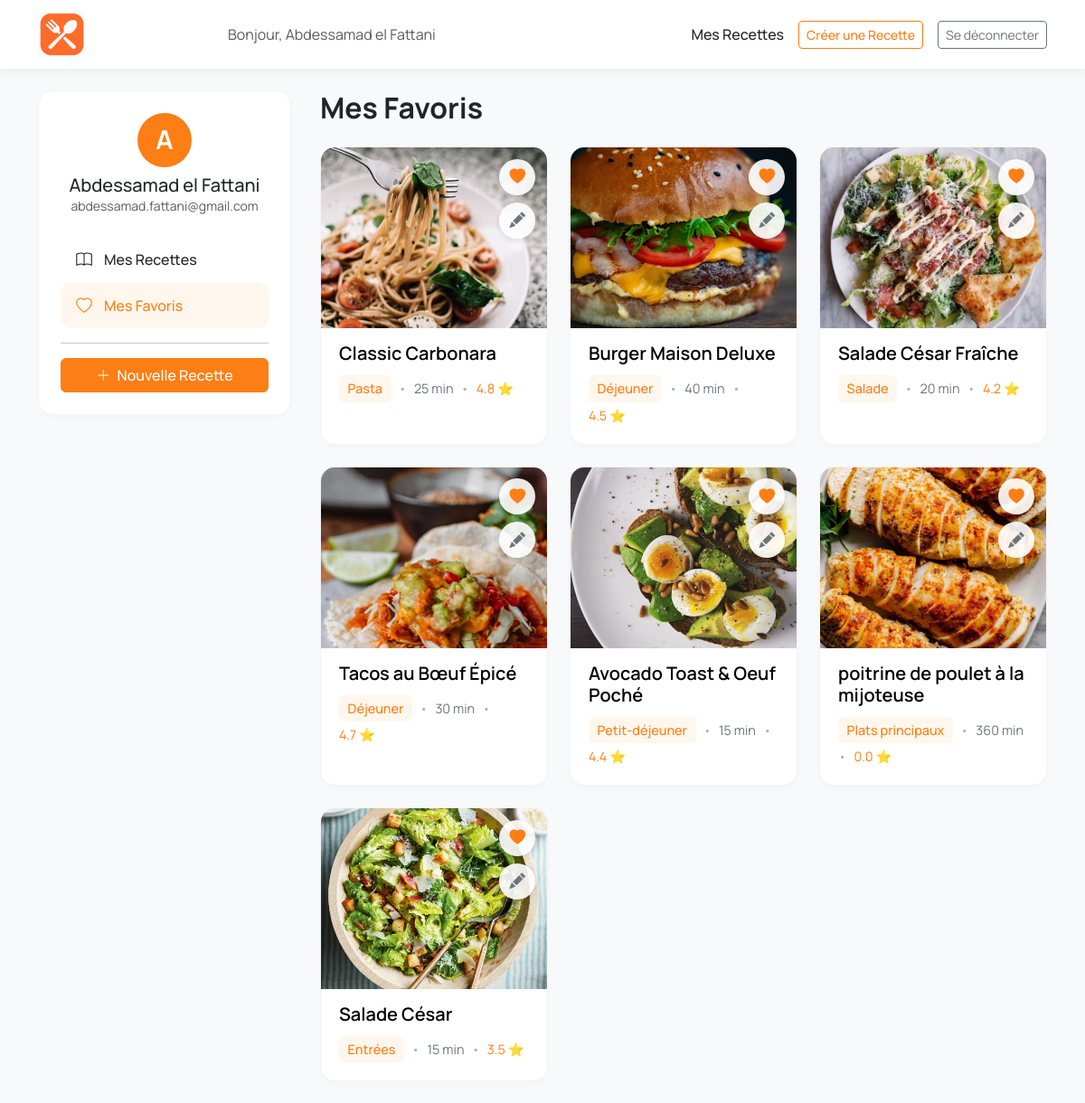
The page /accounts/my-favorites/ (signed in) on the database its author committed.
### recettes/models.py (models this page shows, shortened)
class Recipe(models.Model):
    title = models.CharField(max_length=200)
    description = models.TextField()
    instructions = models.TextField(default='', blank=True)
    preparation_time = models.PositiveIntegerField(default=0)
    category = models.ForeignKey(Category, on_delete=models.CASCADE)
    ingredients = models.ManyToManyField(Ingredient)  # SIMPLE SANS through
    author = models.ForeignKey(User, on_delete=models.CASCADE)
    rating = models.FloatField(default=0)
    created_at = models.DateTimeField(auto_now_add=True)
    image = models.ImageField(upload_to='recipes/', blank=True, null=True)
    favorited_by = models.ManyToManyField(User,related_name='favorite_recipes',blank=True)

class Category(models.Model):
    name = models.CharField(max_length=100)

### accounts/views.py (the view)
# urls.py: path('my-favorites/', views.my_favorites, name='my_favorites'),
@login_required
def my_favorites(request):
    recipes = request.user.favorite_recipes.all()
    context = {
        'recipes': recipes,
        'page_title': "Mes Favoris",
        'view_mode': 'favorites',
    }
    return render(request, 'my_recipes.html', context)

### templates/my_recipes.html (shortened to what this page needs)
{% extends 'base.html' %}
{% load static %}
{% block content %}
<div class="my-recipes-layout">
    <aside class="sidebar-nav-wrapper">
        <a href="{% url 'accounts:edit_profile' %}" class="text-center mb-4 d-block text-decoration-none sidebar-profile-link">
            <div class="mx-auto mb-2 sidebar-avatar">
                {{ user.username|first|upper }}
            </div>
            <h5 class="card-title mb-0 text-dark">{{ user.username }}</h5>
            {% if user.email %}
                <p class="card-text text-muted small">{{ user.email }}</p>
            {% endif %}
        </a>
        <div class="sidebar-nav">
            <div class="nav flex-column nav-pills" role="tablist" aria-orientation="vertical">
                <a href="{% url 'accounts:my_recipes' %}" class="nav-link {% if view_mode == 'recipes' %}active{% endif %}" role="tab">
                    <i class="bi bi-book"></i>
                    <span>Mes Recettes</span>
                </a>
                <a href="{% url 'accounts:my_favorites' %}" class="nav-link {% if view_mode == 'favorites' %}active{% endif %}" role="tab">
                    <i class="bi bi-heart"></i>
                    <span>Mes Favoris</span>
                </a>
                <hr class="my-3">
                <a href="{% url 'create_recipe' %}" class="btn btn-orange w-100">
                    <i class="bi bi-plus-lg me-1"></i> Nouvelle Recette
                </a>
            </div>
        </div>
    </aside>
    <main class="recipe-content-wrapper">
        <h2 class="mb-4" style="font-weight: 700;">{{ page_title }}</h2>
        {% if recipes %}
            <div class="row">
                {% for recipe in recipes %}
                    <div class="col-lg-6 col-xl-4 mb-4">
                        <div class="card recipe-card h-100">
                            <div class="recipe-card-img-wrapper">
                                {% if recipe.image %}
                                    <img src="{{ recipe.image.url }}" class="recipe-card-img" alt="{{ recipe.title }}">
                                {% else %}
                                    <div class="recipe-card-img bg-secondary d-flex align-items-center justify-content-center">
                                        <span>🍳 Pas d'image</span>
                                    </div>
                                {% endif %}
                                {% if user.is_authenticated %}
                                    <button class="card-action-btn favorite-btn {% if user in recipe.favorited_by.all %}favorited{% endif %}"
                                            data-recipe-id="{{ recipe.id }}"
                                            title="Ajouter aux favoris">
                                        <i class="bi bi-heart-fill"></i>
                                    </button>
                                {% endif %}
                                <a href="{% url 'edit_recipe' recipe.id %}" class="card-action-btn edit-btn"
                                   title="Modifier la recette">
                                    <i class="bi bi-pencil-fill"></i>
                                </a>
                            </div>
                            <div class="card-body">
                                <h5 class="card-title">
                                    <a href="{% url 'recipe_detail' recipe.id %}" class="stretched-link text-decoration-none" style="color: black">
                                        {{ recipe.title }}
                                    </a>
                                </h5>
                                <div class="recipe-meta-text">
                                    <span class="category-tag">{{ recipe.category.name }}</span>
                                    <span class="dot-separator">•</span>
                                    <span>{{ recipe.preparation_time }} min</span>
                                    <span class="dot-separator">•</span>
                                    <span class="rating-stars">
                                        {{ recipe.rating|floatformat:1 }} ⭐
                                    </span>
                                </div>
                            </div>
                        </div>
                    </div>
                {% endfor %}
            </div>
        {% endif %}
    </main>
</div>
{% endblock %}

### templates/base.html (shortened to what this page needs)
{% load static %}
<!DOCTYPE html>
<html lang="fr">
<head>
    <link href="https://cdn.jsdelivr.net/npm/bootstrap@5.3.3/dist/css/bootstrap.min.css" rel="stylesheet">
    <link href="https://cdn.jsdelivr.net/npm/bootstrap-icons@1.10.5/font/bootstrap-icons.css" rel="stylesheet">
</head>
<body class="bg-light">
<nav class="navbar navbar-expand-lg navbar-custom">
  <div class="container-xl">
    <a class="navbar-brand" href="{% url 'home' %}">
        <img src="/media/logo/logo-forchette.jpg" alt="" class="navbar-logo-img">
    </a>
    {% if user.is_authenticated %}
        <span class="navbar-text mx-auto">Bonjour, {{ user.username }}</span>
    {% endif %}
    <div class="d-flex align-items-center ms-auto"> {% if user.is_authenticated %}
            <a href="{% url 'accounts:my_recipes' %}" class="nav-link me-3">Mes Recettes</a>
            <a href="{% url 'create_recipe' %}" class="btn btn-outline-orange btn-sm me-3">Créer une Recette</a>
            <a href="{% url 'accounts:logout' %}" class="btn btn-outline-secondary btn-sm">Se déconnecter</a>
        {% else %}
            <a href="{% url 'accounts:login' %}" class="btn btn-outline-secondary me-2">Connexion</a>
            <a href="{% url 'accounts:register' %}" class="btn btn-orange">Créer un compte</a>
        {% endif %}
    </div>
  </div>
</nav>
<div class="container-xl mt-4">
    {% block content %}{% endblock %}
</div>
</body>
</html>

### templates/base.html (style rules this page uses)
body, .btn, .form-control, .form-select, .card-title, .nav-link, .navbar-brand, .dropdown-item { font-family: 'Manrope', sans-serif; }
.navbar-custom { background-color: #ffffff; box-shadow: 0 4px 12px rgba(0,0,0,0.05); padding-top: 0.5rem; padding-bottom: 0.5rem; }
.navbar-custom .navbar-brand { color: #fd7e14; font-weight: 700; font-size: 1.5rem; display: flex; align-items: center; }
.navbar-logo-img { height: 50px; width: auto; object-fit: contain; }
.navbar-custom .nav-link { color: #212529; font-weight: 500; }
.btn-orange { background-color: #fd7e14; border-color: #fd7e14; color: #ffffff; font-weight: 500; }
.btn-outline-orange { color: #fd7e14; border-color: #fd7e14; font-weight: 500; }

### templates/my_recipes.html (style rules this page uses)
.recipe-card { border-radius: 1rem; overflow: hidden; border: 1px solid #f3f4f6; box-shadow: 0 4px 6px rgba(0,0,0,0.02); transition: box-shadow 0.3s ease-in-out; background-color: #ffffff; }
.recipe-card-img-wrapper { height: 200px; overflow: hidden; position: relative; background-color: #e9ecef; }
.recipe-card-img { width: 100%; height: 100%; object-fit: cover; transition: transform 0.3s ease-in-out; }
.card-action-btn { position: absolute; right: 0.8rem; background-color: rgba(255, 255, 255, 0.9); border-radius: 50%; width: 40px; height: 40px; display: flex; align-items: center; justify-content: center; padding: 0; border: none; box-shadow: 0 2px 6px rgba(0,0,0,0.1); transition: transform 0.2s ease-in-out; cursor: pointer; z-index: 10; }
.card-action-btn i { font-size: 1.1rem; color: #6c757d; line-height: 1; transition: color 0.2s ease-in-out; }
.favorite-btn { top: 0.8rem; }
.edit-btn { top: 3.8rem; }
.favorite-btn.favorited .bi-heart-fill { display: block; color: #fd7e14; }
.favorite-btn .bi-heart-fill { display: none; }
.recipe-card .card-body { padding: 1rem 1.25rem 1.25rem; }
.recipe-card .card-title { font-size: 1.25rem; font-weight: 600; margin-bottom: 0.75rem; color: #212529; text-decoration: none; }
.recipe-meta-text { display: flex; flex-wrap: wrap; align-items: center; gap: 0.25rem 0.5rem; font-size: 0.9rem; color: #6c757d; }
.recipe-meta-text .category-tag { color: #fd7e14; font-weight: 500; background-color: #fff7ed; padding: 0.25rem 0.6rem; border-radius: 6px; }
.recipe-meta-text .rating-stars { color: #fd7e14; }
.recipe-meta-text .dot-separator { color: #adb5bd; }
.my-recipes-layout { display: grid; grid-template-columns: 280px 1fr; gap: 2rem; }
.sidebar-nav-wrapper { position: sticky; top: 1.5rem; align-self: start; background-color: #ffffff; border-radius: 1rem; border: 1px solid #f3f4f6; box-shadow: 0 4px 6px rgba(0,0,0,0.02); padding: 1.5rem; }
.sidebar-avatar { width: 60px; height: 60px; border-radius: 50%; background-color: #fd7e14; color: white; display: flex; align-items: center; justify-content: center; font-size: 1.8rem; font-weight: bold; }
.sidebar-profile-link { position: relative; display: block; }
.sidebar-nav .nav-link { padding: 0.75rem 1rem; display: flex; align-items: center; font-size: 1rem; font-weight: 500; border-radius: 0.75rem; color: #212529; }
.sidebar-nav .nav-link i { font-size: 1.1rem; margin-right: 0.75rem; width: 20px; text-align: center; }
.sidebar-nav .nav-link.active { background-color: #fff7ed; color: #fd7e14; }
.sidebar-nav .nav-link.active i { color: #fd7e14; }

### rows shown on the page
Recipe: image (picture), title "Classic Carbonara", category.name "Pasta", preparation_time "25", rating "4.8"
Recipe: image (picture), title "Burger Maison Deluxe", category.name "Déjeuner", preparation_time "40", rating "4.5"
Recipe: image (picture), title "Salade César Fraîche", category.name "Salade", preparation_time "20", rating "4.2"
Recipe: image (picture), title "Tacos au Bœuf Épicé", category.name "Déjeuner", preparation_time "30", rating "4.7"
Recipe: image (picture), title "Avocado Toast & Oeuf Poché", category.name "Petit-déjeuner", preparation_time "15", rating "4.4"
Recipe: image (picture), title "poitrine de poulet à la mijoteuse", category.name "Plats principaux", preparation_time "360", rating "0.0"
Recipe: image (picture), title "Salade César", category.name "Entrées", preparation_time "15", rating "3.5"

### other values the page prints
{{ user.username }} "Abdessamad el Fattani"
{{ user.username|first|upper }} "A"
{{ user.email }} "abdessamad.fattani@gmail.com"
{{ page_title }} "Mes Favoris"
